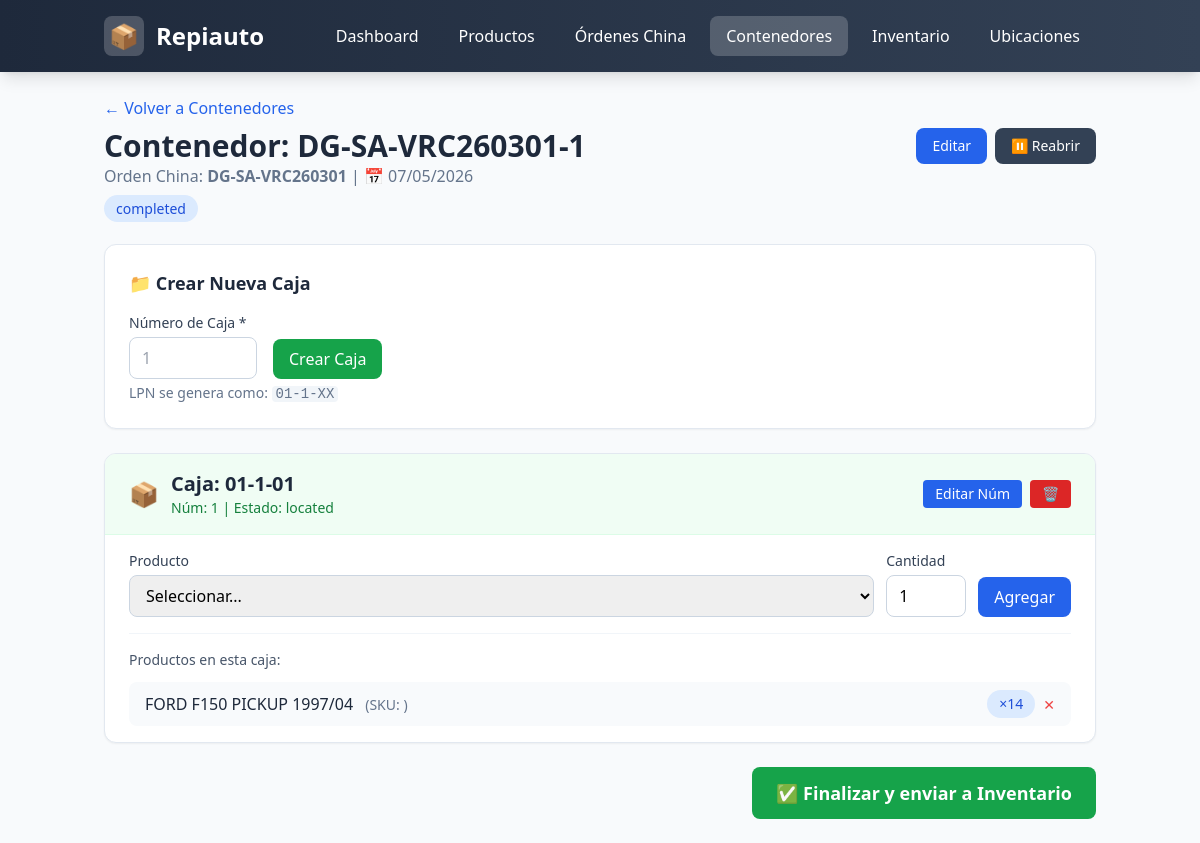
Page /containers/2 on the committed database.
### main.py (models this page shows)
class Base(DeclarativeBase):
    pass

class ShippingContainer(Base):
    __tablename__ = "shipping_containers"
    id: Mapped[int] = mapped_column(Integer, primary_key=True)
    invoice_number: Mapped[str] = mapped_column(String(100), unique=True, index=True)
    bill_number: Mapped[Optional[str]] = mapped_column(String(500), nullable=True)
    orders_china_id: Mapped[int] = mapped_column(ForeignKey("orders_china.id", ondelete="RESTRICT"))
    order_china = relationship("OrderChina", back_populates="containers")
    arrival_date: Mapped[Optional[datetime]] = mapped_column(DateTime, nullable=True)
    status: Mapped[str] = mapped_column(String(20), default="pending")
    notes: Mapped[Optional[str]] = mapped_column(String(500), nullable=True)
    created_at: Mapped[datetime] = mapped_column(DateTime, default=datetime.utcnow)
    boxes = relationship("Box", back_populates="container", cascade="all, delete-orphan")

class OrderChina(Base):
    __tablename__ = "orders_china"
    id: Mapped[int] = mapped_column(Integer, primary_key=True)
    invoice_number: Mapped[str] = mapped_column(String(100), unique=True, index=True)
    supplier: Mapped[Optional[str]] = mapped_column(String(200), nullable=True)
    created_at: Mapped[datetime] = mapped_column(DateTime, default=datetime.utcnow)
    containers = relationship("ShippingContainer", back_populates="order_china")

class BoxItem(Base):
    __tablename__ = "box_items"
    id: Mapped[int] = mapped_column(Integer, primary_key=True)
    box_id: Mapped[int] = mapped_column(ForeignKey("boxes.id", ondelete="CASCADE"))
    product_id: Mapped[int] = mapped_column(ForeignKey("product_catalog.id", ondelete="CASCADE"))
    quantity: Mapped[int] = mapped_column(Integer, default=1)
    box = relationship("Box", back_populates="items")
    product = relationship("ProductCatalog", back_populates="box_items")

class Box(Base):
    __tablename__ = "boxes"
    id: Mapped[int] = mapped_column(Integer, primary_key=True)
    container_id: Mapped[int] = mapped_column(ForeignKey("shipping_containers.id", ondelete="CASCADE"))
    container = relationship("ShippingContainer", back_populates="boxes")
    box_number: Mapped[int] = mapped_column(Integer)
    lpn_code: Mapped[str] = mapped_column(String(50), unique=True)
    status: Mapped[str] = mapped_column(String(20), default="pending")
    created_at: Mapped[datetime] = mapped_column(DateTime, default=datetime.utcnow)
    items = relationship("BoxItem", back_populates="box", cascade="all, delete-orphan")
    inventory = relationship("Inventory", back_populates="box", uselist=False, cascade="all, delete-orphan")

class ProductCatalog(Base):
    __tablename__ = "product_catalog"
    id: Mapped[int] = mapped_column(Integer, primary_key=True)
    sku_usa: Mapped[str] = mapped_column(String(50), index=True)
    sku_china: Mapped[Optional[str]] = mapped_column(String(50), index=True, nullable=True)
    name: Mapped[str] = mapped_column(String(200))
    created_at: Mapped[datetime] = mapped_column(DateTime, default=datetime.utcnow)
    box_items = relationship("BoxItem", back_populates="product")

### main.py (the view)
@app.get("/containers/{container_id}", response_class=HTMLResponse)
async def container_detail(request: Request, container_id: int):
    try:
        db = SessionLocal()
        try:
            c = db.get(ShippingContainer, container_id)
            if not c:
                return templates.TemplateResponse("error.html", {"request": request, "title": "No encontrado", "message": "Ese contenedor no existe."}, status_code=404)
            c.order_china
            boxes_raw = db.query(Box).options(joinedload(Box.items).joinedload(BoxItem.product)).filter(Box.container_id == container_id).order_by(Box.box_number).all()
            boxes = []
            for b in boxes_raw:
                items = []
                for i in b.items:
                    items.append({
                        "id": i.id, "quantity": i.quantity,
                        "product_sku_usa": i.product.sku_usa if i.product else "",
                        "product_name": i.product.name if i.product else "",
                    })
                boxes.append({"id": b.id, "box_number": b.box_number, "lpn_code": b.lpn_code, "status": b.status, "product_list": items})
            products_raw = db.query(ProductCatalog).all()
            products = [{"id": p.id, "sku_usa": p.sku_usa, "name": p.name} for p in products_raw]
            china_orders = db.query(OrderChina).all()
        finally:
            db.close()
    except Exception as e:
        logger.error(f"Container detail error: {e}")
        return templates.TemplateResponse("error.html", {"request": request, "title": "Error", "message": "Error al cargar el contenedor."})
    return templates.TemplateResponse("container_detail.html", {"request": request, "container": c, "boxes": boxes, "products": products, "china_orders": china_orders})

### templates/container_detail.html (shortened to what this page needs)
{% extends "base.html" %}
{% block content %}
<div class="mb-6">
    <a href="/containers" class="text-blue-600 hover:text-blue-700 flex items-center gap-1 mb-2">← Volver a Contenedores</a>
    <div class="flex justify-between items-start">
        <div>
            <h2 class="text-3xl font-bold text-slate-800">Contenedor: {{ container.invoice_number }}</h2>
            <p class="text-slate-500">
                Orden China: <strong>{{ container.order_china.invoice_number if container.order_china else '?' }}</strong>
                {% if container.arrival_date %} | 📅 {{ container.arrival_date.strftime('%d/%m/%Y') }}{% endif %}
            </p>
        </div>
        <div class="flex gap-2">
            <button onclick="editContainer()" class="px-4 py-2 bg-blue-600 text-white rounded-lg hover:bg-blue-700 text-sm">Editar</button>
            <form method="post" action="/containers/{{ container.id }}/status">
                <button type="submit" class="px-4 py-2 bg-slate-700 text-white rounded-lg hover:bg-slate-600 text-sm">
                    {% if container.status == 'pending' %}✅ Marcar Llegado
                    {% elif container.status == 'arrived' %}✅ Marcar Completado
                    {% else %}⏸️ Reabrir{% endif %}
                </button>
            </form>
        </div>
    </div>
    <div class="mt-2">
        <span class="px-3 py-1 text-sm rounded-full {% if container.status == 'arrived' %}bg-green-100 text-green-700{% elif container.status == 'pending' %}bg-yellow-100 text-yellow-700{% else %}bg-blue-100 text-blue-700{% endif %}">{{ container.status }}</span>
    </div>
</div>
<div class="bg-white rounded-xl shadow-sm border border-slate-200 p-6 mb-6">
    <h3 class="text-lg font-semibold text-slate-800 mb-4">📁 Crear Nueva Caja</h3>
    <form method="post" action="/containers/{{ container.id }}/boxes" class="flex flex-wrap gap-4 items-end">
        <div>
            <label class="block text-sm font-medium text-slate-700 mb-1">Número de Caja *</label>
            <input type="number" name="box_number" required min="1" class="w-32 px-3 py-2 border border-slate-300 rounded-lg" placeholder="1">
        </div>
        <button type="submit" class="px-4 py-2 bg-green-600 text-white rounded-lg hover:bg-green-700">Crear Caja</button>
    </form>
    <p class="text-sm text-slate-500 mt-1">LPN se genera como: <code class="bg-slate-100 px-1 rounded">{{ container.invoice_number[-4:] if container.invoice_number|length >= 4 else container.invoice_number }}-XX</code></p>
</div>
<div class="space-y-6">
    {% for box in boxes %}
    <div class="bg-white rounded-xl shadow-sm border border-slate-200 overflow-hidden">
        <div class="bg-green-50 px-6 py-4 flex justify-between items-center border-b border-green-100">
            <div class="flex items-center gap-3">
                <span class="text-2xl">📦</span>
                <div>
                    <h3 class="text-xl font-bold text-slate-800">Caja: {{ box.lpn_code }}</h3>
                    <p class="text-sm text-green-700">Núm: {{ box.box_number }} | Estado: {{ box.status }}</p>
                </div>
            </div>
            <div class="flex gap-2">
                <button onclick="editBox({{ box.id }}, {{ box.box_number }})" class="px-3 py-1 bg-blue-600 text-white rounded text-sm hover:bg-blue-700">Editar Núm</button>
                <form method="post" action="/containers/{{ container.id }}/boxes/{{ box.id }}/delete">
                    <button type="submit" onclick="return confirm('¿Eliminar esta caja?')" class="px-3 py-1 bg-red-600 text-white rounded text-sm hover:bg-red-700">🗑️</button>
                </form>
            </div>
        </div>
        <div class="px-6 py-4">
            <form method="post" action="/containers/{{ container.id }}/boxes/{{ box.id }}/items" class="flex flex-wrap gap-3 items-end mb-4">
                <div class="flex-1 min-w-[200px]">
                    <label class="block text-sm font-medium text-slate-700 mb-1">Producto</label>
                    <select name="product_id" required class="w-full px-3 py-2 border border-slate-300 rounded-lg">
                        <option value="">Seleccionar...</option>
                    </select>
                </div>
                <div>
                    <label class="block text-sm font-medium text-slate-700 mb-1">Cantidad</label>
                    <input type="number" name="quantity" value="1" min="1" class="w-20 px-3 py-2 border border-slate-300 rounded-lg">
                </div>
                <button type="submit" class="px-4 py-2 bg-blue-600 text-white rounded-lg hover:bg-blue-700">Agregar</button>
            </form>
            {% if box.product_list %}
            <div class="border-t border-slate-100 pt-4">
                <p class="text-sm font-medium text-slate-600 mb-3">Productos en esta caja:</p>
                <div class="space-y-2">
                    {% for item in box.product_list %}
                    <div class="flex justify-between items-center bg-slate-50 px-4 py-2 rounded-lg">
                        <div>
                            <span class="font-medium text-slate-800">{{ item.product_name }}</span>
                            <span class="text-slate-500 text-sm ml-2">(SKU: {{ item.product_sku_usa }})</span>
                        </div>
                        <div class="flex items-center gap-2">
                            <span class="px-3 py-1 bg-blue-100 text-blue-700 rounded-full text-sm">×{{ item.quantity }}</span>
                            <form method="post" action="/containers/{{ container.id }}/boxes/{{ box.id }}/items/{{ item.id }}/delete">
                                <button type="submit" onclick="return confirm('¿Quitar este producto?')" class="text-red-500 hover:text-red-700 text-sm">✕</button>
                            </form>
                        </div>
                    </div>
                    {% endfor %}
                </div>
            </div>
            {% endif %}
        </div>
    </div>
    {% else %}
    <div class="text-center py-12 text-slate-400 bg-white rounded-xl border border-slate-200">
        <div class="text-5xl mb-2">📦</div>
        No hay cajas en este contenedor<br>
        <span class="text-sm">Crea una caja arriba</span>
    </div>
    {% endfor %}
</div>
{% if boxes %}
<div class="mt-6 text-right">
    <form method="post" action="/containers/{{ container.id }}/finalize">
        <button type="submit" onclick="return confirm('¿Enviar todas las cajas con productos a inventario?')" class="px-6 py-3 bg-green-600 text-white rounded-lg hover:bg-green-700 text-lg font-semibold">✅ Finalizar y enviar a Inventario</button>
    </form>
</div>
{% endif %}
{% endblock %}

### rows in the picture
ShippingContainer: invoice_number "DG-SA-VRC260301-1", arrival_date "07/05/2026", status "completed", invoice_number "01-1"
OrderChina: order_china "DG-SA-VRC260301"
BoxItem: lpn_code "01-1-01", box_number "1", status "located", product_name "FORD F150 PICKUP 1997/04", quantity "14"
